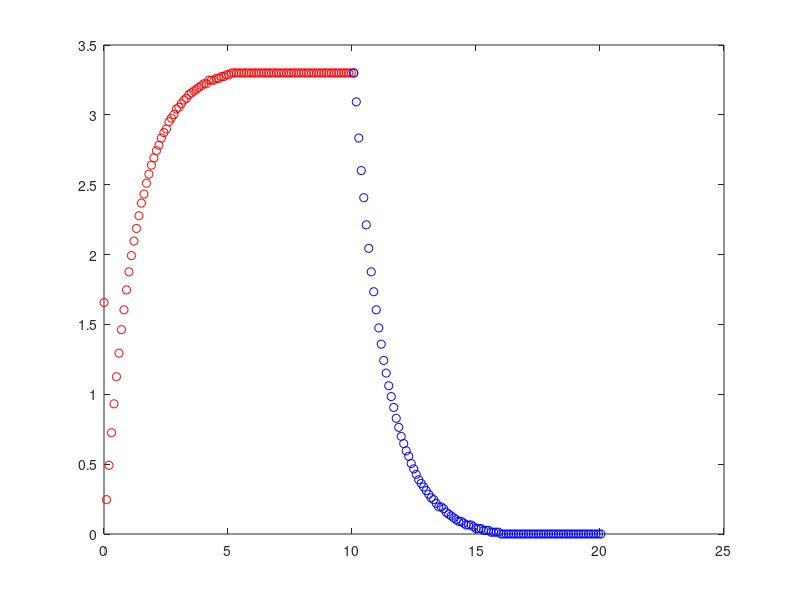

MATLAB code for this plot:
clc
clear
close all
data = importdata('voltageLog.txt');
charge(1:101,:)=data(1:101,:);
discharge(1:100,:)=data(102:end,:);
plot(charge(:,1),charge(:,2),'ro',discharge(:,1),discharge(:,2),'bo')